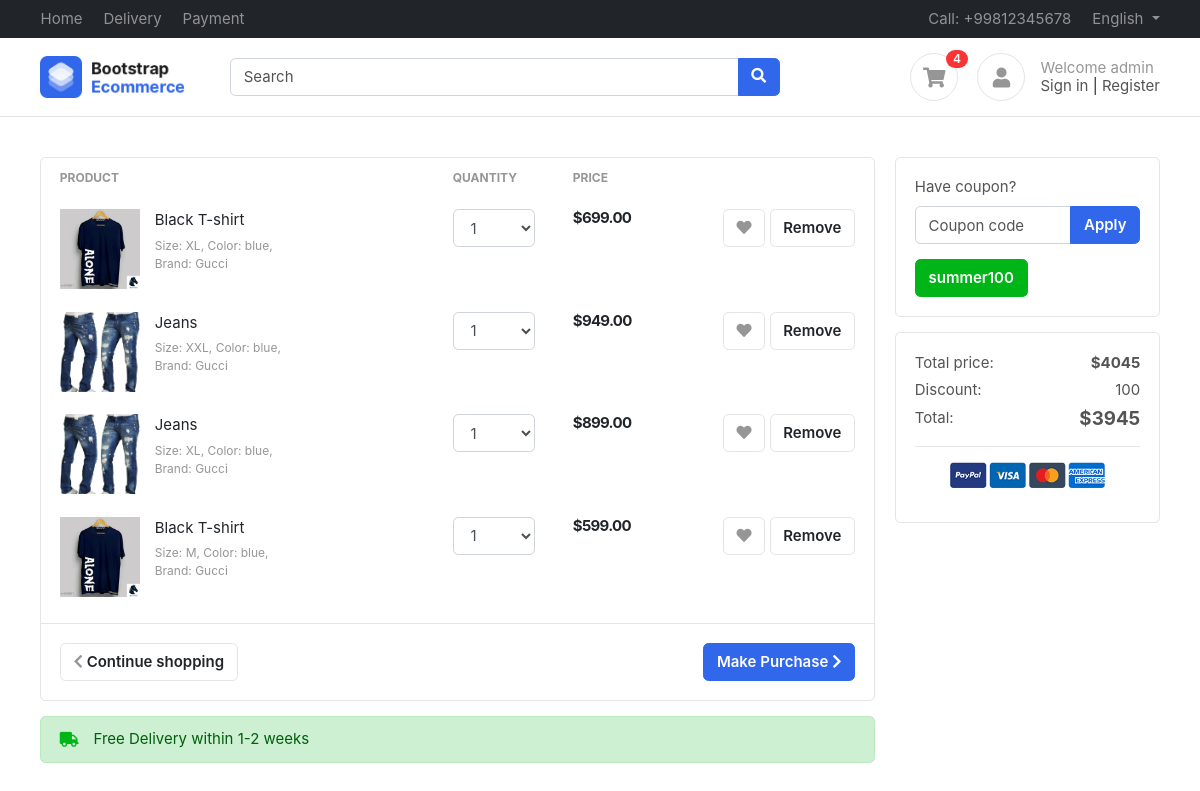
Page /carts/cart_page/ (signed in) on the committed database.
### accounts/models.py (models this page shows)
class Profile(BaseModel):
    user = models.OneToOneField(
        User, on_delete=models.CASCADE, related_name='profile')
    is_email_verified = models.BooleanField(default=False)
    email_token = models.CharField(max_length=200, null=True, blank=True)
    profile_image = models.ImageField(
        upload_to='profile', null=True, blank=True)
    def get_cart_count(self):
        return CartItems.objects.filter(cart__is_paid=False, cart__user=self.user).count()

### carts/models.py (models this page shows)
class CartItems(BaseModel):
    cart = models.ForeignKey(
        Cart, on_delete=models.CASCADE, related_name='cart_items')
    product = models.ForeignKey(
        Product, on_delete=models.SET_NULL, null=True, blank=True)
    color_variant = models.ForeignKey(
        ColorVariant, on_delete=models.SET_NULL, null=True, blank=True)
    size_variant = models.ForeignKey(
        SizeVariant, on_delete=models.SET_NULL, null=True, blank=True)
    def get_product_price(self):
        price = [self.product.price]
        if self.color_variant:
            color_variant_price = self.color_variant.price
            price.append(color_variant_price)
        if self.size_variant:
            size_variant_price = self.size_variant.price
            price.append(size_variant_price)
        return sum(price)

class Cart(BaseModel):
    user = models.ForeignKey(
        User, on_delete=models.CASCADE, related_name='carts')
    is_paid = models.BooleanField(default=False)
    coupon = models.ForeignKey(
        Coupon, on_delete=models.SET_NULL, null=True, blank=True)
    def get_cart_total(self):
        cart_items = CartItems.objects.all()
        price = []
        for cart_item in cart_items:
            price.append(cart_item.product.price)
            if cart_item.color_variant:
                color_variant_price = cart_item.color_variant.price
                price.append(color_variant_price)
            if cart_item.size_variant:
                size_variant_price = cart_item.size_variant.price
                price.append(size_variant_price)
        return sum(price)
    def get_cart_total_price_after_coupon(self):
        total = self.get_cart_total()
        if total < self.coupon.minimum_amount:
            return total
        return total - self.coupon.discount_amount

### products/models.py (models this page shows, shortened)
class Product(BaseModel):
    product_name = models.CharField(max_length=200)
    category = models.ForeignKey(
        Category, on_delete=models.CASCADE, related_name='products')
    price = models.IntegerField()
    product_description = models.TextField()
    slug = models.SlugField(unique=True, null=True, blank=True)
    color_variant = models.ManyToManyField(ColorVariant, blank=True)
    size_variant = models.ManyToManyField(SizeVariant, blank=True)

class ProductImage(BaseModel):
    product = models.ForeignKey(
        Product, on_delete=models.CASCADE, related_name='product_images')
    image = models.ImageField(upload_to='product')

class SizeVariant(BaseModel):
    size_name = models.CharField(max_length=100, null=True, blank=True)
    price = models.IntegerField(default=0)

class Coupon(BaseModel):
    coupon_code = models.CharField(max_length=20)
    is_expired = models.BooleanField(default=False)
    discount_amount = models.IntegerField(default=False)
    minimum_amount = models.IntegerField(default=500)

### carts/views.py (the view, shortened to what this page needs)
# urls.py: path('cart_page/', cart_page, name='cart_page'),
def cart_page(request):
    cart_obj = Cart.objects.get(is_paid=False, user=request.user)
    context = {'cart': cart_obj}
    return render(request, 'carts/cart.html', context)

### templates/carts/cart.html (shortened to what this page needs)
{% extends 'base/base.html' %} {% block content %}
<section class="section-content padding-y">
    <div class="container">
        <div class="row">
            <main class="col-md-9">
                <div class="card">
                    <table class="table table-borderless table-shopping-cart">
                        <thead class="text-muted">
                            <tr class="small text-uppercase">
                                <th scope="col">Product</th>
                                <th scope="col" width="120">Quantity</th>
                                <th scope="col" width="120">Price</th>
                                <th scope="col" class="text-right" width="200"> </th>
                            </tr>
                        </thead>
                        <tbody>
                            {% for cart_item in cart.cart_items.all %}
                            <tr>
                                <td>
                                    <figure class="itemside">
                                        <div class="aside"><img
                                                src="/media/{{ cart_item.product.product_images.first.image }}"
                                                class="img-sm" /></div>
                                        <figcaption class="info">
                                            <a href="{% url 'get_product' cart_item.product.slug %}"
                                                class="title text-dark">{{ cart_item.product.product_name }}</a>
                                            {% if cart_item.size_variant  %}
                                            <p class="text-muted small"> Size: {{ cart_item.size_variant.size_name }},
                                                Color: blue, <br> Brand: Gucci</p>
                                            {% endif %}
                                        </figcaption>
                                    </figure>
                                </td>
                                <td>
                                    <select class="form-control">
                                        <option>1</option>
                                    </select>
                                </td>
                                <td>
                                    <div class="price-wrap">
                                        <var class="price">${{ cart_item.get_product_price }}.00</var>
                                    </div>
                                </td>
                                <td class="text-right">
                                    <a data-original-title="Save to Wishlist" title="" href="" class="btn btn-light"
                                        data-toggle="tooltip"> <i class="fa fa-heart"></i></a>
                                    <a href="{% url 'remove_cart_item' cart_item.uid %}" class="btn btn-light">
                                        Remove</a>
                                </td>
                            </tr>
                            {% endfor %}
                        </tbody>
                    </table>
                    <div class="card-body border-top">
                        <a href="#" class="btn btn-primary float-md-right"> Make Purchase <i
                                class="fa fa-chevron-right"></i> </a>
                        <a href="{% url 'home_page' %}" class="btn btn-light"> <i class="fa fa-chevron-left"></i>
                            Continue shopping </a>
                    </div>
                </div>
                <div class="alert alert-success mt-3">
                    <p class="icontext"><i class="icon text-success fa fa-truck"></i> Free Delivery within 1-2 weeks
                    </p>
                </div>
            </main>
            <aside class="col-md-3">
                <div class="card mb-3">
                    <div class="card-body">
                        <form method="POST">
                            <div class="form-group">
                                <label>Have coupon?</label>
                                <div class="input-group">
                                    <input type="text" class="form-control" name="coupon" placeholder="Coupon code">
                                    <span class="input-group-append">
                                        <button class="btn btn-primary">Apply</button>
                                    </span>
                                </div>
                            </div>
                            {% if cart.coupon %}
                            <a href="{% url 'remove_coupon' cart.uid %}" class="btn btn-success">
                                {{ cart.coupon.coupon_code }}
                            </a>
                            {% endif %}
                        </form>
                    </div>
                </div>
                <div class="card">
                    <div class="card-body">
                        <dl class="dlist-align">
                            <dt>Total price:</dt>
                            <dd class="text-right"><strong>${{ cart.get_cart_total }}</strong></dd>
                        </dl>
                        {% if cart.coupon %}
                        <dl class="dlist-align">
                            <dt>Discount:</dt>
                            <dd class="text-right">{{ cart.coupon.discount_amount }}</dd>
                        </dl>
                        <dl class="dlist-align">
                            <dt>Total:</dt>
                            <dd class="text-right  h5"><strong>${{ cart.get_cart_total_price_after_coupon }}</strong>
                            </dd>
                        </dl>
                        {% endif %}
                        <hr>
                        <p class="text-center mb-3">
                            <img src="images/misc/payments.png" height="26">
                        </p>
                    </div>
                </div>
            </aside>
        </div>
    </div>
</section>
{% endblock %}

### templates/base/base.html (shortened to what this page needs)
{% load static %}
<!DOCTYPE html>
<html lang="en">
<head>
	<link href="/media/css/bootstrap.css" rel="stylesheet" type="text/css" />
	<link href="/media/fonts/fontawesome/css/all.min.css" type="text/css" rel="stylesheet" />
	<link href="/media/css/ui.css" rel="stylesheet" type="text/css" />
	<link href="/media/css/responsive.css" rel="stylesheet" />
</head>
<body>
	<header class="section-header">
		<nav class="navbar navbar-dark navbar-expand p-0 bg-dark">
			<div class="container">
				<ul class="navbar-nav d-none d-md-flex mr-auto">
					<li class="nav-item">
						<a class="nav-link" href="{% url 'home_page' %}">Home</a>
					</li>
					<li class="nav-item">
						<a class="nav-link" href="#">Delivery</a>
					</li>
					<li class="nav-item">
						<a class="nav-link" href="#">Payment</a>
					</li>
				</ul>
				<ul class="navbar-nav">
					<li class="nav-item">
						<a href="#" class="nav-link">
							Call: +99812345678
						</a>
					</li>
					<li class="nav-item dropdown">
						<a href="#" class="nav-link dropdown-toggle" data-toggle="dropdown">
							English
						</a>
					</li>
				</ul>
			</div>
		</nav>
		<section class="header-main border-bottom">
			<div class="container">
				<div class="row align-items-center">
					<div class="col-lg-2 col-4">
						<div class="brand-wrap">
							<img class="logo" src="/media/images/logo.png" />
						</div>
					</div>
					<div class="col-lg-6 col-sm-12">
						<form action="#" class="search">
							<div class="input-group w-100">
								<input type="text" class="form-control" placeholder="Search" />
								<div class="input-group-append">
									<button class="btn btn-primary" type="submit">
										<i class="fa fa-search"></i>
									</button>
								</div>
							</div>
						</form>
					</div>
					<div class="col-lg-4 col-sm-6 col-8">
						<div class="widgets-wrap float-md-right">
							<div class="widget-header mr-3">
								<a href="{% url 'cart_page' %}" class="icon icon-sm rounded-circle border"><i
										class="fa fa-shopping-cart"></i></a>
								<span
									class="badge badge-pill badge-danger notify">{{ request.user.profile.get_cart_count }}</span>
							</div>
							<div class="widget-header icontext">
								<a class="icon icon-sm rounded-circle border"><i class="fa fa-user"></i></a>
								<div class="text">
									{% if request.user %}
									<span class="text-muted">Welcome {{ request.user}}</span>
									{% endif %}
									<div>
										<a href="{% url 'login' %}">Sign in</a>
										|
										<a href="{% url 'register' %}">
											Register</a>
									</div>
								</div>
							</div>
						</div>
					</div>
				</div>
			</div>
		</section>
	</header>
	{% block content %} {% endblock content %}
</body>
</html>

### public/static/css/ui.css (style rules this page uses)
html { font-family: 'Inter', sans-serif; font-size: 15px; }
.price-wrap { letter-spacing: -0.7px; }
.icon-xs, .icon-sm, .icon-md, .icon-lg { display: inline-block; text-align: center; flex-shrink: 0; flex-grow: 0; }
.icon-sm { width: 48px; height: 48px; line-height: 48px; font-size: 20px; }
.img-xs, .img-sm, .img-md, .img-lg { object-fit: cover; flex-shrink: 0; flex-grow: 0; }
.img-sm { width: 80px; height: 80px; }
.padding-y { padding-top: 40px; padding-bottom: 40px; }
var { font-style: normal; }
figure { margin-bottom: 0; }
article:after, .form-group:after { display: block; clear: both; content: ""; }
.card .title { color: #212529; }
p:last-child { margin-bottom: 0; }
.header-main { position: relative; padding-top: 1rem; padding-bottom: 1rem; }
.brand-wrap .logo, .navbar-brand .logo { margin-right: 7px; max-height: 42px; display: inline-block; }
.widget-header { display: inline-block; vertical-align: middle; position: relative; }
.widget-header a { color: #545454; }
.widget-header i { color: #969696; }
.widget-header .notify { position: absolute; top: -3px; right: -10px; }
.btn-light { background-color: #fff; border-color: #e4e4e4; }
.btn-light i { color: #969696; }
.itemside { position: relative; display: flex; width: 100%; }
.itemside .aside { position: relative; flex-shrink: 0; }
.itemside .info { padding-left: 15px; padding-right: 7px; }
.itemside p { margin-bottom: 0; }
.itemside .title { display: block; margin-bottom: 5px; color: #212529; }
[class*="dlist-"] { margin-bottom: 5px; }
[class*="dlist-"] dd { margin-bottom: 0; }
.dlist-align { display: flex; }
.dlist-align dt { width: 120px; word-wrap: break-word; font-weight: normal; }
.dlist-align dd { flex-grow: 1; }
.icontext { display: inline-flex; align-items: center; vertical-align: middle; }
.icontext .text { width: 100%; line-height: 1.2; color: #212529; }
.icontext .icon { position: relative; margin-right: 15px; flex-shrink: 0; flex-grow: 0; }
.notify { position: absolute; top: -4px; right: -10px; display: inline-block; padding: .25em .6em; font-size: 12px; line-height: 1; text-align: center; border-radius: 3rem; color: #fff; background-color: #fa3434; }
.price { font-weight: 600; color: #212529; }
.table-shopping-cart.table td, .table-shopping-cart.table th { padding-left: 1.25rem; padding-right: 1.25rem; }
.table-shopping-cart .price-wrap { line-height: 1.2; }
.table-shopping-cart .price { font-weight: bold; margin-right: 5px; display: block; }

### rows in the picture
CartItems: product.product_images.first.image (picture), product.product_name "Black T-shirt", size_variant.size_name "XL", get_product_price "699"
CartItems: product.product_images.first.image (picture), product.product_name "Jeans", size_variant.size_name "XXL", get_product_price "949"
CartItems: product.product_images.first.image (picture), product.product_name "Jeans", size_variant.size_name "XL", get_product_price "899"
CartItems: product.product_images.first.image (picture), product.product_name "Black T-shirt", size_variant.size_name "M", get_product_price "599"
Cart: coupon.coupon_code "summer100", get_cart_total "4045", coupon.discount_amount "100", get_cart_total_price_after_coupon "3945"

### other values in the picture
{{ request.user.profile.get_cart_count }} "4"
{{ request.user }} "admin"
